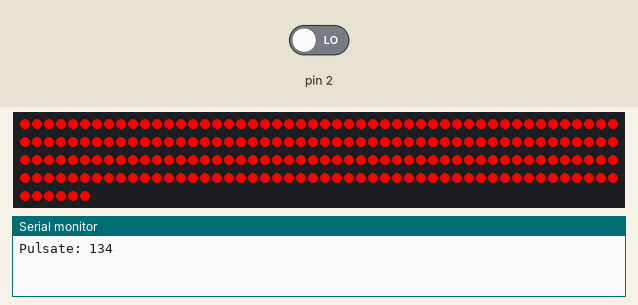
A sketch run on a simulated Arduino Uno, built with avr-gcc and run on an emulated ATmega328P. On the bench: 206 RGB LEDs in strip order, left to right, continuing on the next row, the last lines printed to the serial monitor. Inputs (shaded band) come from the test bench; at power-on: pin 2 LOW. Dim RGB values are drawn brighter than linear; random numbers use the default seed unless the sketch sets one.

Above: at 1.2 s.
1.3 s: pin 2 driven HIGH
At 2.33 s:
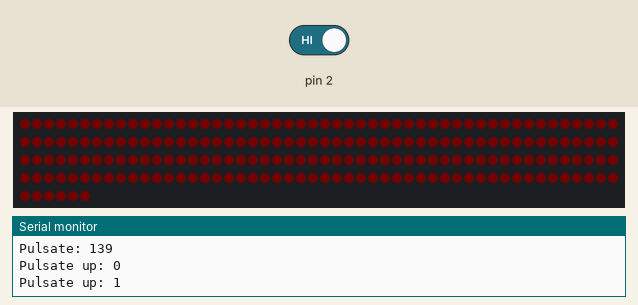
Timing chart, 0 to 4.3 s (numbered marks = the images above; inputs shaded):
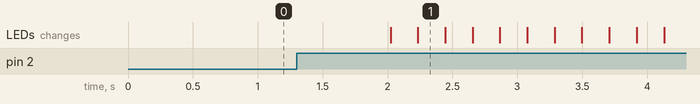

The sketch:

pentagram.ino
```cpp
// (licence header left out)
#include <Adafruit_NeoPixel.h>

/* LED stuff */
#define PIXEL_COUNT 206
#define PIXEL_TYPE (NEO_GRB + NEO_KHZ800)

/* Pins */
#define PIN_PIXEL 13
#define PIN_ARDUINO A0

/* MODES */
#define MODE_PULSE  1
#define MODE_BRIGHT 2

/* Debug */
#define DEBUG 1

#define LENGTH(a) (sizeof(a) / sizeof(a[0]))

/* Definitions */
typedef struct line_t {
  uint8_t start;
  uint8_t end;
} Line;

typedef struct triangle_t {
  Line l1;
  Line l2;
  Line l3;
} Triangle;

/* Data */
Triangle right_bottom = {
  .l1 = { .start =   0, .end =  14 },
  .l2 = { .start =  99, .end = 108 },
  .l3 = { .start = 192, .end = 206 }
};

Triangle right = {
  .l1 = { .start =  65, .end =  82 },
  .l2 = { .start =  82, .end =  99 },
  .l3 = { .start = 181, .end = 192 }
};

Triangle top = {
  .l1 = { .start =  56, .end =  65 },
  .l2 = { .start = 151, .end = 166 },
  .l3 = { .start = 166, .end = 181 }
};

Triangle left = {
  .l1 = { .start =  25, .end =  40 },
  .l2 = { .start =  40, .end =  56 },
  .l3 = { .start = 141, .end = 151 }
};

Triangle left_bottom = {
  .l1 = { .start =  14, .end =  25 },
  .l2 = { .start = 108, .end = 124 },
  .l3 = { .start = 124, .end = 141 }
};

Triangle *triangles[] = { &top, &right, &right_bottom, &left_bottom, &left };
Line *lines[] = {
    &(right_bottom.l1), &(left_bottom.l2), &(left_bottom.l3), &(left.l1), &(left.l2), &(top.l2), &(top.l3), &(right.l1), &(right.l2), &(right_bottom.l3),
    &(right_bottom.l2), &(right.l3), &(top.l1), &(left.l3), &(left_bottom.l1)
};

uint8_t high[] = {
  40, 41, 255,
  39, 42, 255,
  38, 43, 255,
  37, 44, 255,
  36, 45, 255,
  35, 46, 255,
  34, 47, 255,
  33, 48, 255,
  32, 49, 255,
  31, 50, 255,
  30, 51, 255,
  29, 52, 255,
  28, 53, 255,
  27, 54, 255,
  26, 55, 255,
  125, 126, 127, 128, 129, 130, 131, 132, 133, 134, 135, 136, 137, 138, 139, 140, 141, 142, 143, 144, 145, 146, 147, 148, 149, 150, 151, 152, 153, 154, 154, 156, 157, 158, 159, 160, 161, 162, 163, 164, 165, 166, 255,
  25, 57, 125, 167, 255,
  25, 57, 124, 168, 255,
  24, 58, 124, 169, 255,
  24, 58, 124, 170, 255,
  23, 24, 59, 123, 171, 255,
  23, 59, 60, 123, 171, 255,
  22, 23, 60, 122, 123, 173, 255,
  22, 60, 61, 122, 174, 255,
  22, 61, 122, 175, 255,
  21, 22, 61, 62, 121, 176, 255,
  21, 62, 63, 120, 121, 177, 255,
  20, 21, 63, 119, 20, 178, 255,
  20, 63, 64, 119, 179, 255,
  19, 20, 64, 65, 118,180, 255,
  19, 65, 117, 118, 180, 181, 255,
  18, 19, 66, 116, 117, 182, 255,
  18, 66, 67, 115, 116, 183, 255,
  17, 67, 68, 114, 115, 184, 255,
  16, 17, 68, 69, 112, 113, 114, 185, 255,
  16, 69, 70, 111, 112, 113, 186, 255,
  15, 16, 70, 71, 110, 111, 187, 255,
  15, 71, 72, 109, 110, 111, 188, 255,
  14, 72, 73, 107, 108, 109, 188, 189, 255,
  14, 73, 74, 104, 105, 106, 107, 108, 190, 255,
  13, 74, 75, 102, 103, 104, 105, 191, 255,
  13, 75, 76, 99, 100, 101, 102, 103, 192, 255,
  12, 77, 78, 95, 96, 97, 98, 99, 192, 255,
  11, 12, 78, 79, 94, 96, 97, 98, 193, 255,
  11, 79, 80, 91, 92, 93, 94, 95, 194, 255,
  10, 80, 81, 86, 87, 88, 89, 90, 91, 195, 255,
  9, 10, 82, 83, 84, 85, 86, 87, 196, 255,
  9, 197, 255,
  8, 198, 255,
  7, 199, 255,
  6, 200, 255,
  5, 201, 255,
  4, 202, 255,
  3, 203, 255,
  3, 204, 255,
  2, 205, 255,
  1, 206, 255,
  255
};

volatile uint8_t arduinoState = 0;

Adafruit_NeoPixel strip = Adafruit_NeoPixel(PIXEL_COUNT, PIN_PIXEL, PIXEL_TYPE);

/* Helper */

void setPixel(uint8_t x, uint8_t r, uint8_t g, uint8_t b) {
  strip.setPixelColor(x, strip.Color(r, g, b));

}

void setAllPixel(uint8_t r, uint8_t g, uint8_t b) {
  for(uint8_t i = 0; i < PIXEL_COUNT; i++) {
    strip.setPixelColor(i, r, g, b);
  }
}

void drawLine(Line *l, uint8_t r, uint8_t g, uint8_t b) {
  if (NULL != l) {
    for (uint8_t i = l->start; i < l->end; i++)
      setPixel(i, r, g, b);
  }
}

void drawTriangle(Triangle *t, uint8_t r, uint8_t g, uint8_t b) {
  if (NULL != t) {
    drawLine(&(t->l1), r, g, b);
    drawLine(&(t->l2), r, g, b);
    drawLine(&(t->l3), r, g, b);
  }
}

void clear() {
  setAllPixel(0, 0, 0);

  strip.show();
}

/* Effects */

void rotateBlink(Triangle *t) {
    drawTriangle(t, 255, 0, 0);

    strip.show();

    delay(200);

    drawTriangle(t, 0, 0, 0);

    strip.show();

    delay(200);
}

void rotate() {
  for (uint8_t i = 0; i < LENGTH(triangles); i++) {
    rotateBlink(triangles[i]);

    for (uint8_t j = i; j < LENGTH(triangles); j++) {
      rotateBlink(triangles[j]);
      rotateBlink(triangles[j]);
    }

    rotateBlink(triangles[i]);

    drawTriangle(triangles[i], 255, 0, 0);

    strip.show();

    delay(200);
  }
}

void race() {
  for (uint8_t i = 0; i < LENGTH(lines); i++) {
    drawLine(lines[i], 255, 0, 0);

    strip.show();

    delay(500);
  }
}

void hilight() {
  for (uint16_t i = 0; i < LENGTH(high); i++) {
    if (255 == high[i]) {
      strip.show();

      delay(5);

      setAllPixel(255, 0, 0);
    } else {
      setPixel(high[i], 0, 255, 255);
    }
  }
}

void pulsate() {
  uint8_t treshold = random(0, 150);

#ifdef DEBUG
  Serial.print("Pulsate: ");
  Serial.println(treshold);
#endif /* DEBUG */

  for (uint8_t i = 0; i < treshold && MODE_PULSE == arduinoState; i += 1) {
    setAllPixel(i, 0, 0);

#ifdef DEBUG
    Serial.print("Pulsate up: ");
    Serial.println(i);
#endif /* DEBUG */

    strip.show();

    delay(200);
  }

  delay(1000);

  for (uint8_t i = treshold; i > 0 && MODE_PULSE == arduinoState; i -= 1) {
    setAllPixel(i, 0, 0);

#ifdef DEBUG
  Serial.print("Pulsate down: ");
  Serial.println(i);
#endif /* DEBUG */

    strip.show();

    delay(200);
  }
}

/* ISR */

void pin_ISR() {
  uint8_t sv = analogRead(PIN_ARDUINO);

  if (200 < sv) {
    arduinoState = MODE_BRIGHT;
  } else {
    arduinoState = MODE_PULSE;
  }
}

/**
 * Set up arduino
 **/

void setup() {
  /* Init RNG */
  randomSeed(analogRead(A2));

  /* Set up pins */
  pinMode(LED_BUILTIN, OUTPUT);
  pinMode(PIN_ARDUINO, INPUT);
  attachInterrupt(0, pin_ISR, CHANGE);

  /* Set Arduino to low */
  digitalWrite(PIN_ARDUINO, LOW);

  /* Init strip */
  strip.begin();
  setAllPixel(255, 0, 0);
  strip.show();

#ifdef DEBUG
  Serial.begin(9600);
#endif /* DEBUG */
}

/**
 * Run in loop
 **/

void loop() {
  pulsate();
  delay(1000);

  if (MODE_BRIGHT == arduinoState) {
    setAllPixel(255, 0, 0);
    strip.show();
    digitalWrite(LED_BUILTIN, HIGH);
  } else {
    digitalWrite(LED_BUILTIN, LOW);
  }
}
```

Measured:
- after the input at 1.3 s, the LEDs: first change after 0.72 s (image 1 shows a later state)
